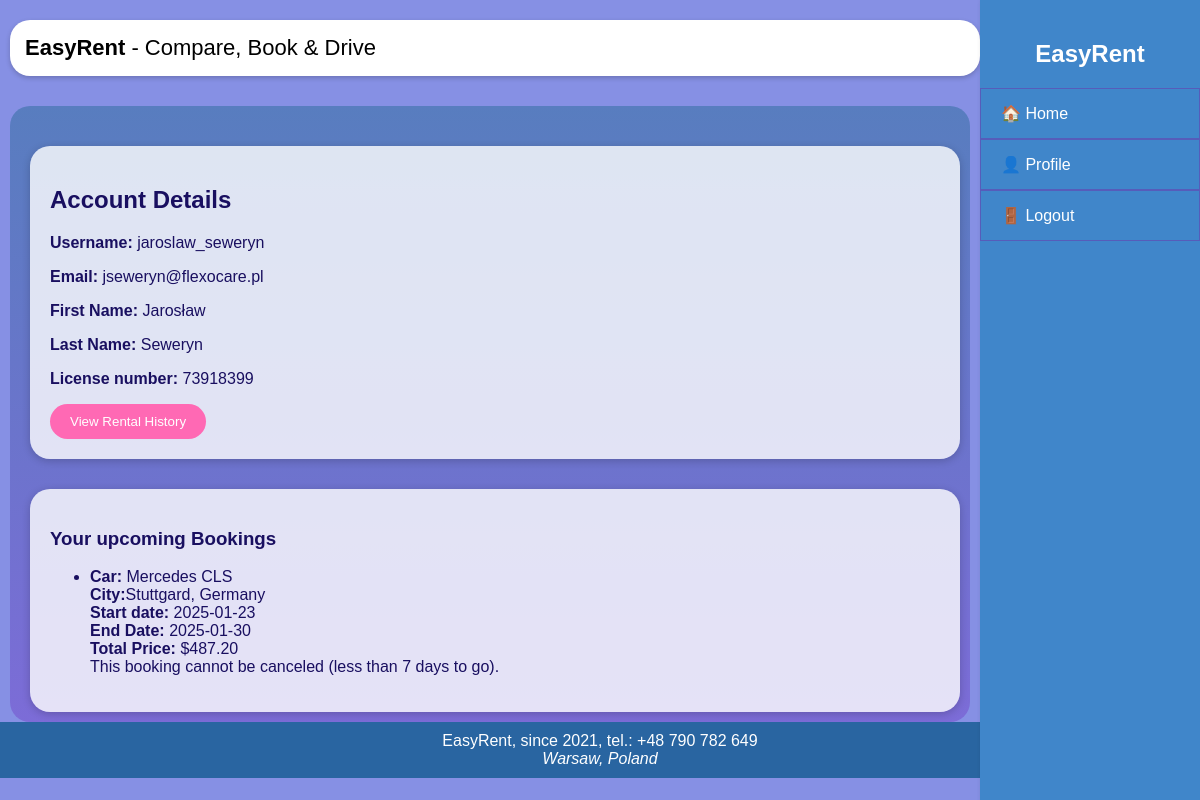
The app's page /account/ (signed in) with its own data.
### account/models.py (models this page shows, shortened)
class Account(AbstractBaseUser):
    email = models.EmailField(verbose_name = "email", max_length=60, unique = True)
    username = models.CharField(max_length=60, unique = True)
    date_joined = models.DateTimeField(verbose_name='date joined', auto_now_add = True)
    is_active = models.BooleanField(default = False)
    last_login = models.DateTimeField(verbose_name = "last login", auto_now_add = True)
    is_admin = models.BooleanField(default = False)
    is_staff = models.BooleanField(default = False)
    is_superuser = models.BooleanField(default = False)
    first_name = models.CharField(max_length = 60)
    last_name = models.CharField(max_length = 60)
    phone = models.CharField(max_length=11)
    address = models.TextField(blank=True)
    license_number = models.CharField(max_length=15)
    USERNAME_FIELD = 'email'
    REQUIRED_FIELDS = ['username','first_name', 'last_name', 'phone', 'address', 'license_number']
    objects = AccountManager()

### rental/models.py (models this page shows, shortened)
class RentalRecord(models.Model):
    account = models.ForeignKey(Account, on_delete=models.CASCADE)
    car = models.ForeignKey(Car, on_delete=models.CASCADE)
    start_date = models.DateField()
    end_date = models.DateField()
    total_price = models.DecimalField(max_digits=7, decimal_places=2)

class Car(models.Model):
    brand = models.CharField(max_length=50)
    model = models.CharField(max_length=50)
    city = models.ForeignKey(City, on_delete=models.CASCADE)
    year = models.IntegerField()
    dailyPrice = models.DecimalField(max_digits=6, decimal_places=2)
    is_available = models.BooleanField(default=True)
    image = models.ImageField(upload_to='car_images/', blank=True, null=True)

class City(models.Model):
    city = models.CharField(max_length=50, unique =True)
    country = models.CharField(max_length=100)
    def __str__(self):
        return f"{self.city}, {self.country}"

### account/views.py (the view)
# urls.py: path('account/', account_view, name="account"),
@login_required
def account_view(request):
    current_date = datetime.now()
    upcoming_bookings = RentalRecord.objects.filter(account=request.user, start_date__gte=current_date).order_by('start_date')
    cancellable_bookings = upcoming_bookings.filter(start_date__gt=current_date + timedelta(days=7))
    return render(request, 'account/account.html', {
        'upcoming_bookings': upcoming_bookings,
        'cancellable_bookings': cancellable_bookings,
    })

### account/templates/account/account.html
{% extends 'base.html' %}
{% block content %}
    <div class = "login-register-container">
<h2>Account Details</h2>
<div>
    <p><strong>Username:</strong> {{ user.username }}</p>
    <p><strong>Email:</strong> {{ user.email }}</p>
    <p><strong>First Name:</strong> {{ user.first_name }}</p>
    <p><strong>Last Name:</strong> {{ user.last_name }}</p>
    <p><strong>License number:</strong> {{ user.license_number }}</p>
</div>
<div>
    <a href="{% url 'rental_history_xml' %}">
        <button>
            View Rental History
        </button>
    </a>
</div>
    </div>
    <div class = "login-register-container">
        <h3>Your upcoming Bookings</h3>
        {% if upcoming_bookings %}
        <ul>
            {% for booking in upcoming_bookings %}
                <li>
                    <strong>Car:</strong> {{ booking.car.brand }} {{ booking.car.model }}<br>
                    <strong>City:</strong>{{ booking.car.city }}<br>
                    <strong>Start date:</strong> {{ booking.start_date|date:"Y-m-d" }}<br>
                    <strong>End Date:</strong> {{ booking.end_date|date:"Y-m-d" }}<br>
                    <strong>Total Price:</strong> ${{ booking.total_price }}<br>
                    {% if booking in cancellable_bookings %}
                        <form method="post" action="{% url 'cancel_booking' booking.id %}">
                            {% csrf_token %}
                            <button type="submit">Cancel Booking</button>
                        </form>
                    {% else %}
                        <span>This booking cannot be canceled (less than 7 days to go).</span>
                    {% endif %}
            </li>
        {% endfor %}
        </ul>
    {% else %}
        <p>You have no upcoming bookings.</p>
    {% endif %}
    </div>
{% endblock %}

### static/css/style.css (style rules this page uses)
body { font-family: 'Poppins', sans-serif; background: rgba(90, 104, 218, 0.73); color: #190f60; margin: 0; padding: 0; height: 100%; }
h1, h2, h3, h4, h5 { text-align: left; }
button, .btn { background-color: #FF69B4; color: #fff; border: none; padding: 10px 20px; border-radius: 25px; cursor: pointer; transition: background-color 0.3s ease; }
.login-register-container { border-radius: 20px; text-align: left; margin-top: 30px; margin-left: 10px; padding: 20px; background-color: rgba(255, 255, 255, 0.8); box-shadow: 0 2px 8px rgba(0, 0, 0, 0.2); }

### records on screen
Account: username "jaroslaw_seweryn", email "jseweryn@flexocare.pl", first_name "Jarosław", last_name "Seweryn", license_number "73918399"
RentalRecord: car.brand "Mercedes", car.model "CLS", car.city "Stuttgard, Germany", start_date "2025-01-23", end_date "2025-01-30", total_price "487.20"
